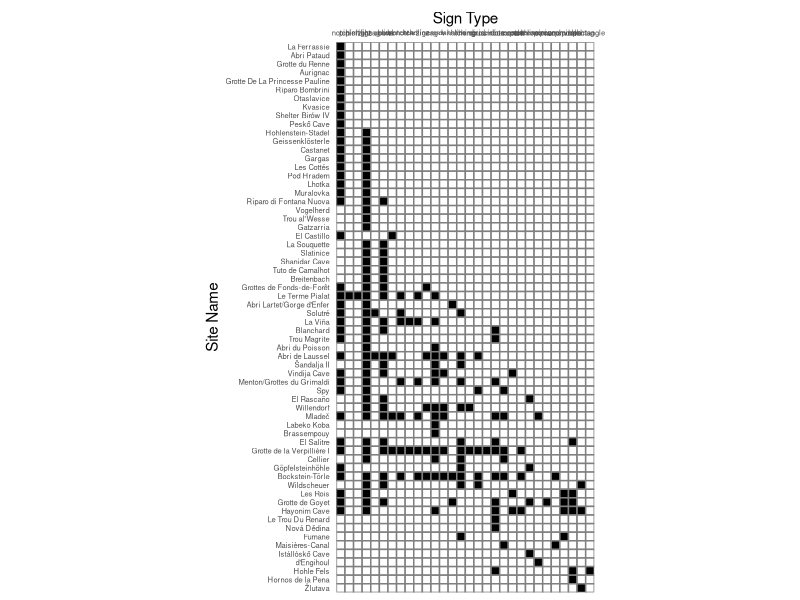

This figure's R source:
library(tidyverse)
library(magrittr)

signbase_full <- read_csv("signBase_Version1.0.csv")

artifact_matrix <- signbase_full %>% 
  group_by(site_name) %>% 
  summarize(across(where(is.numeric), sum)) %>% 
  select(line:star) %>% 
  mutate(across(everything(), ~replace(., . > 1, 1))) %>% 
  as.matrix()

row.names(artifact_matrix) <- unique(signbase_full$site_name)

artifact_matrix <- artifact_matrix[!rowSums(artifact_matrix) == 0,]

mplot <- function(x,...){
  d <- data.frame(x = rep(1:ncol(x), each = nrow(x)),
                  y = rep(nrow(x):1, ncol(x)),
                  z = as.integer(x))
  ggplot(d, aes(x, y, fill = factor(z))) +
    geom_tile(col = "grey50", linewidth = 0.5) +
    scale_fill_manual(values = c("0" = "white", "1" = "black")) +
    coord_equal(expand = FALSE) +
    scale_x_continuous(breaks = 1:ncol(x), 
                       labels = colnames(x),
                       position = "top") +
    scale_y_continuous(breaks = 1:nrow(x), 
                       labels = rev(rownames(x))) +
    theme(axis.text = element_text(size = rel(0.5)),
          axis.ticks = element_blank(),
          legend.position = "none",
          plot.title = element_text(hjust = 0.25)) +
    labs(x = "Sign Type",
         y = "Site Name",
         fill = "Count")}


increase_focus <- function(x){
  mcp <- apply(
    x, 
    MARGIN = 1, 
    FUN = \(z){ mean(which(z == 1)) }, 
    simplify = FALSE
  ) |> unlist()
  x <- x[order(mcp), ]
  mrp <- apply(
    x, 
    MARGIN = 2, 
    FUN = \(z){ mean(which(z == 1)) }, 
    simplify = FALSE) |> unlist()
  x[, order(mrp)]}

concentrate <- function(x){
  old <- x
  not_identical <- TRUE
  while(not_identical){
    new <- increase_focus(old)
    not_identical <- !identical(old, new)
    old <- new}
  new}

artifact_matrix |> concentrate() |> mplot()
